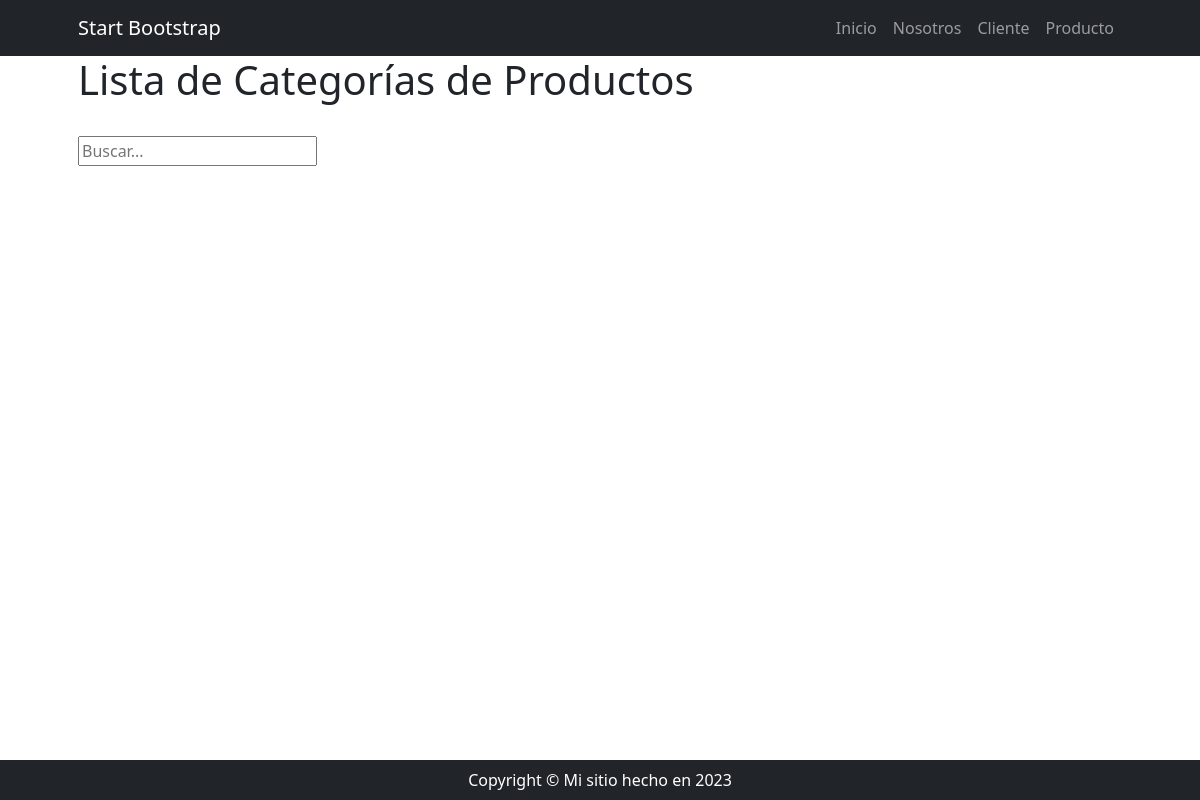
Before: /productos/productocategoria/list/ with the older database file.
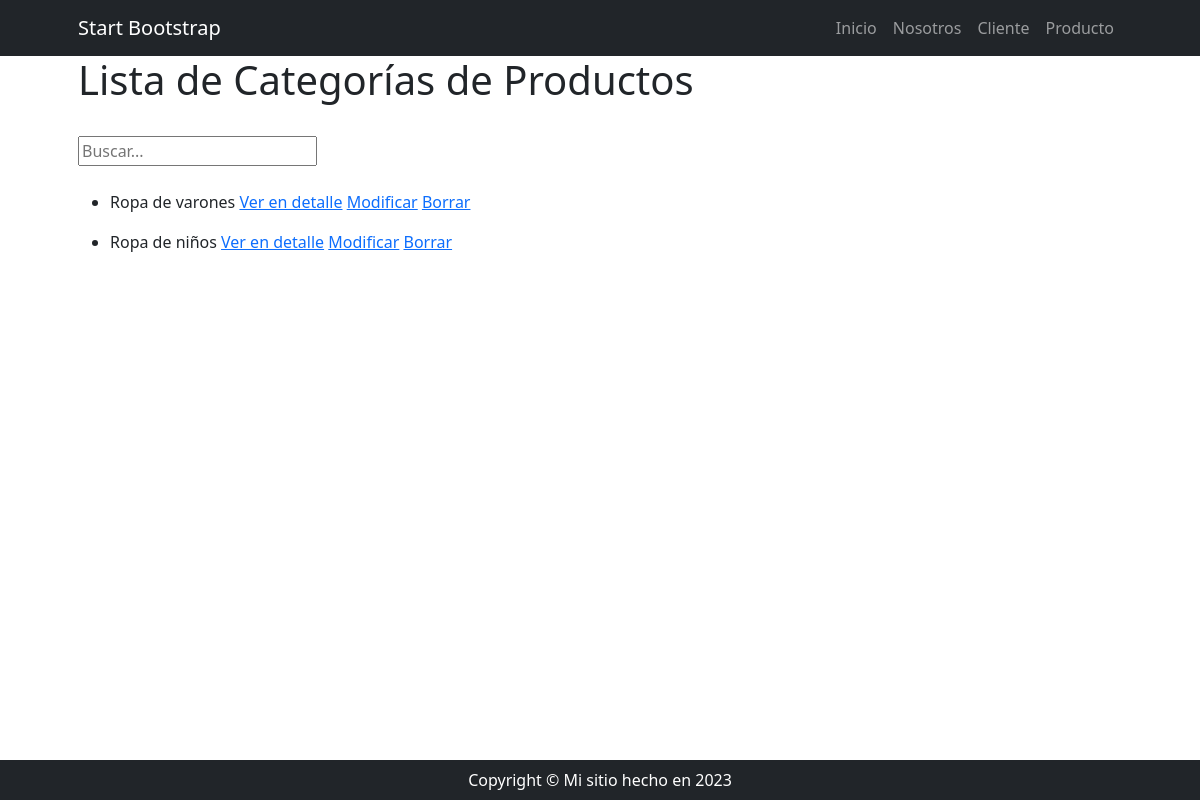
After: the same page with the newer database file.
### producto/models.py (models this page shows, shortened)
class ProductoCategoria(models.Model):
    nombre = models.CharField(max_length=100)
    descripcion = models.TextField(null=True, blank=True, verbose_name="descripción")
    class Meta:
        verbose_name = "categoría de producto"
        verbose_name_plural = "categorías de productos"

### producto/views.py (the view)
# urls.py: path("productocategoria/list/", views.ProductoCategoriaList.as_view(), name="productocategoria_list"),
class ProductoCategoriaList(ListView):
    model = ProductoCategoria
    def get_queryset(self):
        if self.request.GET.get("consulta"):
            consultar = self.request.GET.get("consulta")
            object_list = ProductoCategoria.objects.filter(nombre__icontains=consultar)
        else:
            object_list = ProductoCategoria.objects.all()
        return object_list

### producto/templates/producto/productocategoria_list.html (shortened to what this page needs)
{% extends 'core/base.html' %}
{% block content %}
    <h1>Lista de Categorías de Productos</h1>
    <div class="py-lg-4">
        <form action="{% url 'producto:productocategoria_list' %}">
            <input type="text" name="consulta" placeholder="Buscar...">
        </form>
    </div>
    {% for object in object_list %}
        <ul>
            <li>
                {{ object.nombre }}
                <a href="{% url 'producto:productocategoria_detail' object.id %}">Ver en detalle</a>
                <a href="{% url 'producto:productocategoria_update' object.id %}">Modificar</a>
                <a href="{% url 'producto:productocategoria_delete' object.id %}">Borrar</a>
            </li>
        </ul>
    {% endfor %}
{% endblock content %}

### core/templates/core/base.html (shortened to what this page needs)
{% load static %}
<!DOCTYPE html>
<html lang="es">
    <head>
        <link href="{% static 'core/css/styles.css' %}" rel="stylesheet" />
    </head>
    <body>
        {% include 'core/navbar.html' %}
        <div class="container px-4 px-lg-5">
            {% block content %}
            {% endblock content %}
            {% include 'core/footer.html' %}
        </div>
    </body>
</html>

### core/templates/core/navbar.html (shortened to what this page needs)
<nav class="navbar navbar-expand-lg navbar-dark bg-dark">
    <div class="container px-5">
        <a class="navbar-brand" href="#!">Start Bootstrap</a>
        <div class="collapse navbar-collapse" id="navbarSupportedContent">
            <ul class="navbar-nav ms-auto mb-2 mb-lg-0">
                <li class="nav-item"><a class="nav-link {% if request.path == '/' %} active {% endif %}" aria-current="page" href="{% url 'core:index' %}">Inicio</a></li>
                <li class="nav-item"><a class="nav-link {% if request.path == '/about/' %} active {% endif %}" href="{% url 'core:about' %}">Nosotros</a></li>
                <li class="nav-item"><a class="nav-link {% if request.path == '/clientes/' %} active {% endif %} " href="{% url 'cliente:index' %}">Cliente</a></li>
                <li class="nav-item"><a class="nav-link {% if request.path == '/productos/' %} active {% endif %} " href="{% url 'producto:index' %}">Producto</a></li>
            </ul>
        </div>
    </div>
</nav>

### core/templates/core/footer.html
<footer class="py-2 bg-dark fixed-bottom">
    <div class="container px-4 px-lg-5"><p class="m-0 text-center text-white">Copyright &copy; Mi sitio hecho en 2023</p></div>
</footer>

Changed rows visible on the page:
added ProductoCategoria: nombre "Ropa de varones"
added ProductoCategoria: nombre "Ropa de niños"
